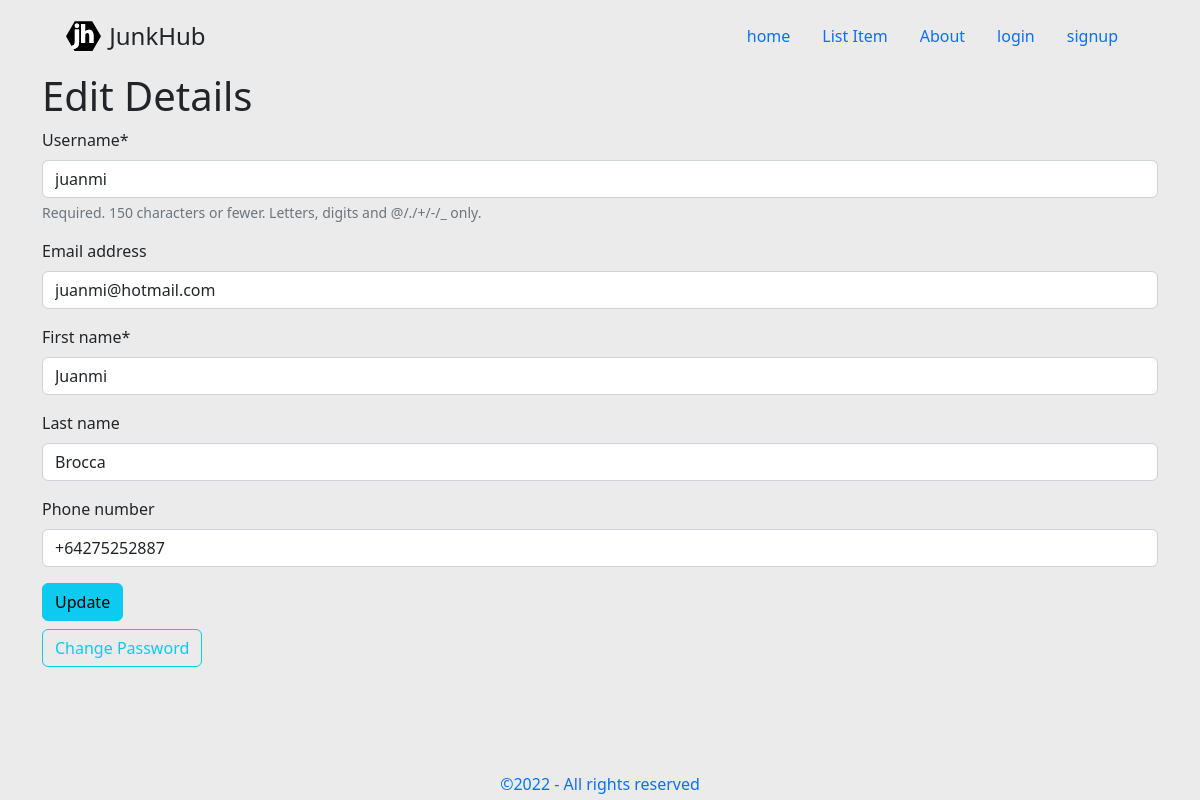
Page /accounts/7/edit on the committed database.
### accounts/models.py (models this page shows)
class CustomUser(AbstractUser):
    first_name = models.CharField(max_length=50)
    last_name = models.CharField(max_length=50, blank=True, null=True)
    phone_regex = RegexValidator(regex=r'^\+?1?\d{6,15}$', message="Phone number must be entered in the format: '+64'. Up to 15 digits allowed.")
    phone_number = models.CharField(validators=[phone_regex], max_length=17, blank=True) # validators should be a list

### accounts/views.py (the view)
# urls.py: path("<int:pk>/edit", ProfileUpdateView.as_view(), name="profile_edit"),
class ProfileUpdateView(UpdateView):
    form_class = CustomUserChangeForm
    model = CustomUser
    success_url = reverse_lazy("home")
    template_name = "registration/profile_edit.html"

### accounts/forms.py
class CustomUserChangeForm(UserChangeForm):
    password = None
    class Meta:
        model = CustomUser
        fields = (
            "username",
            "email",
            "first_name",
            "last_name",
            "phone_number",
        )

### templates/registration/profile_edit.html (shortened to what this page needs)
{% extends 'home/base.html' %}
{% load crispy_forms_tags %}
{% block content %}
    <h1>Edit Details</h1>
    <form action="" method="post" >
        {{ form|crispy }}
        <input type="submit" class="btn btn-info ml-2" value="Update">
    </form>
    <div class="mt-2">
        <a href="{% url 'password_change' %}" class="btn btn-outline-info ml-2"> Change Password </a>
    </div>
    {% endblock content %}

### static/css/main.css (style rules this page uses)
body { background-color: #ebebeb; margin-bottom: 4rem; }
a { text-decoration: none; }

### rows in the picture
CustomUser: username "juanmi", email "juanmi@hotmail.com", first_name "Juanmi", last_name "Brocca", phone_number "+64275252887"
